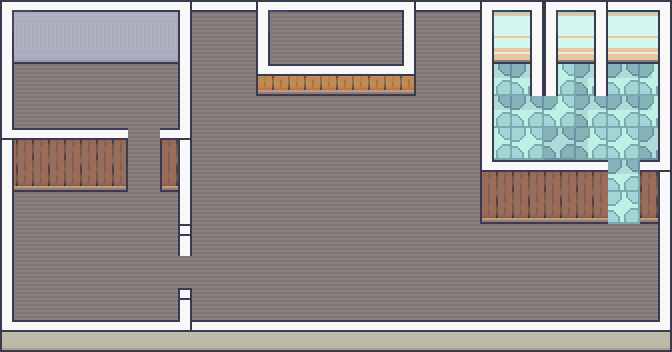

Tiled map render using the project's own tile images. Description and the map definition, with tile-layer contents summarised, below:
An orthogonal 21x11 tile map with 32x32 px tiles, 4 tile layers (Ground, Wall, Wall-Outline-1, Wall-Outline-2), 9 tilesets and 69 objects (stair_2, stair, door, start, stair_end, ...).

<map version="1.10" tiledversion="1.11.0" orientation="orthogonal" renderorder="right-down" width="21" height="11" tilewidth="32" tileheight="32" infinite="0" nextlayerid="15" nextobjectid="99">
 <tileset firstgid="1" source="../Tilesets/RoomBuilder-32x.tsx" />
 <tileset firstgid="392" source="../Tilesets/160x64/160x64.tsx" />
 <tileset firstgid="395" source="../Tilesets/Interiors-32x.tsx" />
 <tileset firstgid="1819" source="../Tilesets/96x64/96x64.tsx" />
 <tileset firstgid="1823" source="../Tilesets/64x96/64x96.tsx" />
 <tileset firstgid="1839" source="../Tilesets/32x64/32x64.tsx" />
 <tileset firstgid="1857" source="../Tilesets/32x32/32x32.tsx" />
 <tileset firstgid="1877" source="../Tilesets/Small-Object-Tiles.tsx" />
 <tileset firstgid="1941" source="../Tilesets/64x64/64x64.tsx" />
 <layer id="1" name="Ground" width="21" height="11">
  <data>[231 cells, 210 non-empty, 7 distinct tile ids]</data>
 </layer>
 <layer id="2" name="Wall" width="21" height="11">
  <data>[231 cells, 70 non-empty, 22 distinct tile ids]</data>
 </layer>
 <group id="6" name="Objects">
  <objectgroup id="7" name="Objects-1">
   <object id="1" gid="393" x="256" y="160" width="160" height="64" />
   <object id="2" gid="516" x="416" y="160" width="32" height="32" />
   <object id="3" gid="517" x="448" y="160" width="32" height="32" />
   <object id="4" gid="500" x="416" y="128" width="32" height="32" />
   <object id="5" gid="501" x="448" y="128" width="32" height="32" />
   <object id="6" gid="501" x="448" y="96" width="32" height="32" />
   <object id="7" gid="500" x="416" y="96" width="32" height="32" />
   <object id="8" gid="500" x="192" y="96" width="32" height="32" />
   <object id="9" gid="500" x="192" y="128" width="32" height="32" />
   <object id="10" gid="501" x="224" y="96" width="32" height="32" />
   <object id="11" gid="501" x="224" y="128" width="32" height="32" />
   <object id="12" gid="517" x="224" y="160" width="32" height="32" />
   <object id="13" gid="516" x="192" y="160" width="32" height="32" />
   <object id="22" gid="484" x="416" y="96" width="32" height="32" />
   <object id="23" gid="485" x="448" y="96" width="32" height="32" />
   <object id="24" gid="484" x="192" y="96" width="32" height="32" />
   <object id="25" gid="485" x="224" y="96" width="32" height="32" />
   <object id="29" gid="1823" x="0" y="256" width="64" height="96" />
   <object id="30" gid="1823" x="0" y="320" width="64" height="96" />
   <object id="31" gid="1830" x="76" y="224" width="64" height="96" />
   <object id="32" gid="1850" x="64" y="238" width="32" height="64" />
   <object id="33" gid="1850" x="64" y="337" width="32" height="64" />
   <object id="34" gid="1853" x="64" y="136" width="56" height="112" />
   <object id="35" gid="1844" x="114" y="96" width="32" height="64" />
   <object id="36" gid="1844" x="114" y="123" width="32" height="64" />
   <object id="37" gid="2147485492" x="44" y="106" width="32" height="64" />
   <object id="38" gid="1847" x="128" y="192" width="32" height="64" />
   <object id="39" gid="1847" x="608" y="224" width="32" height="64" />
   <object id="40" gid="1830" x="560" y="256" width="64" height="96" />
   <object id="41" gid="1830" x="463" y="256" width="64" height="96" />
   <object id="42" gid="1831" x="512" y="260" width="64" height="96" />
   <object id="43" gid="1873" x="480" y="96" width="64" height="64" />
   <object id="45" gid="1873" x="544" y="96" width="64" height="64" />
   <object id="49" gid="1858" x="597" y="69.5" width="45" height="45" />
   <object id="50" gid="1858" x="623" y="69.5" width="45" height="45" />
   <object id="93" gid="1947" x="304" y="320" width="64" height="64" />
  </objectgroup>
  <objectgroup id="8" name="Objects-2">
   <object id="47" gid="1847" x="558" y="96" width="36" height="64" />
   <object id="48" gid="1847" x="494" y="96" width="36" height="64" />
  </objectgroup>
 </group>
 <group id="5" name="Wall-Outlines">
  <layer id="3" name="Wall-Outline-1" width="21" height="11">
   <data>[231 cells, 83 non-empty, 8 distinct tile ids]</data>
  </layer>
  <layer id="4" name="Wall-Outline-2" width="21" height="11">
   <data>[231 cells, 19 non-empty, 7 distinct tile ids]</data>
  </layer>
 </group>
 <group id="10" name="Hitbox">
  <objectgroup id="11" name="Wall-Hitboxes" visible="0">
   <object id="64" x="0" y="0" width="672" height="64" />
   <object id="65" x="176" y="0" width="17" height="262.667" />
   <object id="66" x="176.333" y="284.583" width="17" height="45.4167" />
   <object id="67" x="0" y="0" width="14.75" height="332.5" />
   <object id="68" x="657" y="0" width="14.75" height="332.5" />
   <object id="69" x="480" y="0" width="17" height="220.667" />
   <object id="70" x="480" y="179" width="128" height="45" />
   <object id="71" x="640" y="179" width="32" height="45" />
   <object id="72" x="593.5" y="0" width="14.5" height="101.5" />
   <object id="73" x="529.25" y="-1.25" width="28.5" height="101.5" />
   <object id="75" x="0" y="320" width="672" height="32" />
   <object id="90" x="160" y="147" width="32" height="45" />
   <object id="92" x="0" y="147" width="128" height="45" />
  </objectgroup>
  <objectgroup id="12" name="Object-Hitboxes" visible="0">
   <object id="76" x="65.75" y="39.5" width="52.25" height="71" />
   <object id="77" x="117.75" y="60.75" width="22" height="47" />
   <object id="78" x="48.5" y="71.25" width="19" height="22.5" />
   <object id="79" x="98" y="180.909" width="19.6364" height="23.6364" />
   <object id="80" x="64.1818" y="178.545" width="31.6364" height="51.0909" />
   <object id="81" x="64" y="282" width="31.8182" height="39.0909" />
   <object id="83" x="0" y="160" width="48" height="160" />
   <object id="84" x="256" y="128" width="160" height="32" />
   <object id="85" x="484.727" y="208.909" width="20.5455" height="26.9091" />
   <object id="86" x="581.727" y="208.545" width="20.5455" height="26.9091" />
   <object id="87" x="519.273" y="200.364" width="49.6364" height="38" />
   <object id="88" x="486.727" y="35.6364" width="107.636" height="59.8182" />
  </objectgroup>
  <objectgroup id="13" name="Stair-Hitboxes" visible="0">
   <object id="94" name="stair_2" x="416" y="96" width="64" height="64" />
   <object id="95" name="stair" x="192" y="96" width="64" height="64" />
  </objectgroup>
  <objectgroup id="14" name="Outdoor-Hitbox" visible="0">
   <object id="96" name="door" x="310.5" y="275.5" width="51" height="45" />
  </objectgroup>
 </group>
 <objectgroup id="9" name="Marker" visible="0">
  <object id="52" name="start" x="336.5" y="258.5">
   <point />
  </object>
  <object id="97" name="stair_end" x="224" y="192">
   <point />
  </object>
  <object id="98" name="stair_end_2" x="448" y="192">
   <point />
  </object>
 </objectgroup>
</map>
